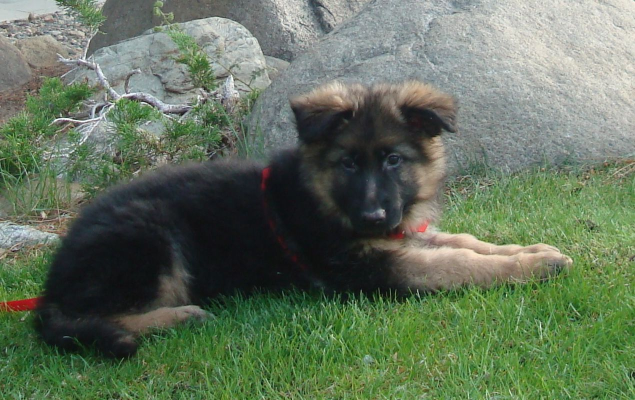
#> input picture HOG_example/hog_dog/Fritzi_GSD_puppy.jpg, 1270 x 800 px, found by its file name (shown at 1/2 size)
$ python hog_dog.py
#> lines starting #> are read from the running program, lines starting #| are printed output that depends on the picture
from skimage.feature import hog
from skimage.io import imread
from skimage.transform import rescale
import matplotlib.pyplot as plt

dog = imread('HOG_example/hog_dog/Fritzi_GSD_puppy.jpg', as_gray=True)
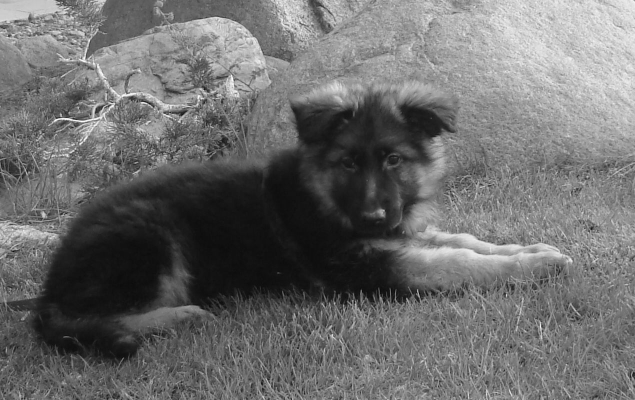
#> dog: shape (800, 1270) float64 (shown at 1/2 size); min 0.000565, max 1, mean 0.429
# https://en.wikipedia.org/wiki/German_Shepherd#/media/File:Kim_at_14_weeks.jpg

# scale down the image to one third
dog = rescale(dog, 1/3, mode='reflect')
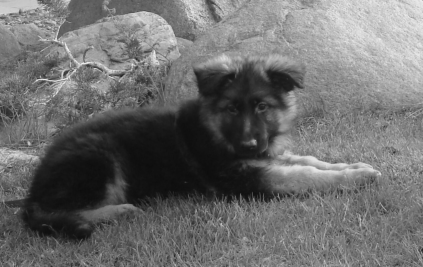
#> dog: shape (267, 423) float64; min 0.0505, max 0.936, mean 0.429
# calculate the hog and return a visual representation.
dog_hog, dog_hog_img = hog(
    dog, pixels_per_cell=(14,14),
    cells_per_block=(2, 2),
    orientations=9,
    visualize=True,
    block_norm='L2-Hys')
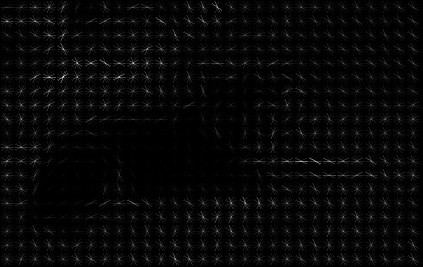
#> dog_hog_img: shape (267, 423) float64; min 0, max 0.16, mean 0.00438; drawn with min black and max white
#> dog_hog = 18792 values, max 0.394 at index 13773, min 0 at index 6731, mean 0.153

fig, ax = plt.subplots(1,2)
fig.set_size_inches(8,6)
# remove ticks and their labels
[a.tick_params(bottom=False, left=False, labelbottom=False, labelleft=False)
    for a in ax]

ax[0].imshow(dog, cmap='gray')
ax[0].set_title('dog')
ax[1].imshow(dog_hog_img, cmap='gray')
ax[1].set_title('hog')
print('number of pixels: ', dog.shape[0] * dog.shape[1])
#| number of pixels:  112941
print('number of hog features: ', dog_hog.shape[0])
#| number of hog features:  18792
plt.show()
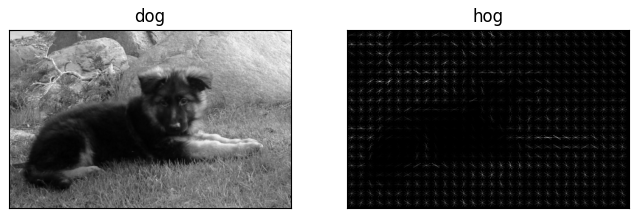
#> figure drawn by matplotlib, 2 panels
